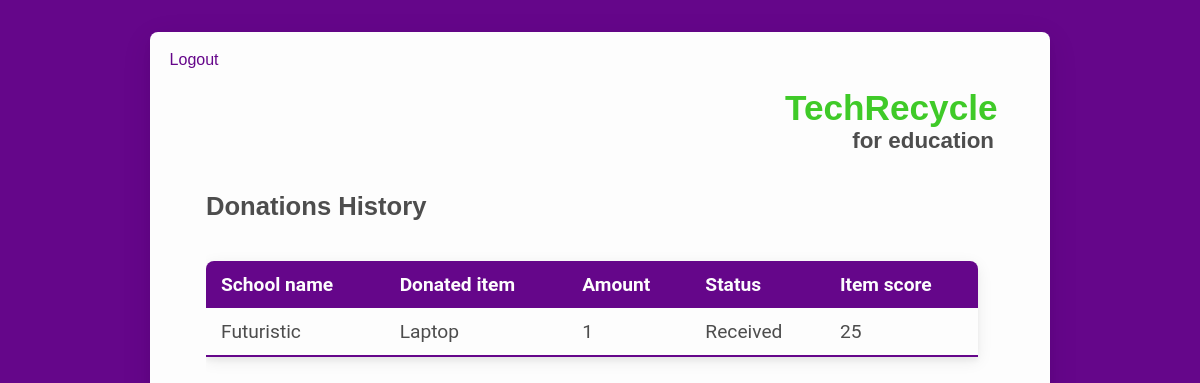
Screenshot of /history (signed in) with the database file from the repository.
### tables this page shows
CREATE TABLE "donations" (
	"id"	INTEGER,
	"user_id"	VARCHAR(255),
	"school_id"	VARCHAR(255),
	"item_id"	VARCHAR(255),
	"amount"	VARCHAR(255),
	"received"	INTEGER,
	PRIMARY KEY("id")
);

CREATE TABLE "schools" (
	"id"	INTEGER,
	"name"	VARCHAR(255),
	"address"	VARCHAR(255),
	"city"	VARCHAR(255),
	"state"	VARCHAR(255),
	"country"	VARCHAR(255),
	"phone"	VARCHAR(20),
	"email"	VARCHAR(255),
	"password"	VARCHAR(255),
	"latitude"	Decimal(8, 6),
	"longitude"	Decimal(9, 6),
	"photo"	VARCHAR(255),
	PRIMARY KEY("id")
);

CREATE TABLE 'items' ( 'id' INTEGER PRIMARY KEY, 'name' VARCHAR(255), 'description' VARCHAR(255), 'icon' VARCHAR(255), 'scores' INTEGER );

### app.py (the view)
@app.route('/history')
def userPage():
    if 'userId' in session:
        userId = session['userId']
        con = sql.connect(DATABASE)
        con.row_factory = sql.Row
        cursor = con.cursor()
        cursor.execute(
            'SELECT donations.amount, donations.received, schools.name AS school, items.name AS item, items.scores FROM `donations` INNER JOIN `schools` ON schools.id = donations.school_id INNER JOIN `items` ON items.id = donations.item_id WHERE donations.user_id=? ORDER BY donations.id DESC', [userId])
        donations = cursor.fetchall()
        return render_template('history.html', donations=donations)

### templates/history.html
{% extends "layout.html" %} {% block pageTitle %} Donations History {% endblock
%} {% block content %}
<div id="scroll">
  <table class="styled-table">
    <thead>
      <td>School name</td>
      <td>Donated item</td>
      <td>Amount</td>
      <td>Status</td>
      <td>Item score</td>
    </thead>
    <tbody>
      {% for donation in donations %}
      <tr>
        <td>{{ donation['school'] }}</td>
        <td>{{ donation['item'] }}</td>
        <td>{{ donation['amount'] }}</td>
        <td>
          {% if donation['received'] == 0 %} No {% else %} Received {% endif %}
        </td>
        <td>{{ donation['scores'] * donation['amount'] |int }}</td>
      </tr>
      {% endfor %}
    </tbody>
  </table>
</div>
{% endblock%}

### static/css/style.css (style rules this page uses)
:root { --primary: #4d4d4d; --secondary: #ffffff; --white: #fdfdfd; --darkgray: #3d3d3d; --lightgray: #8d8d8d; --lightergray: #f3f3f3; --green: #3fca28; --purple: #65068a; --font: 'Roboto', sans-serif; --shadow-small: 0px 2px 2px rgba(0, 0, 0, 0.04), 0px 2px 8px rgba(0, 0, 0, 0.08); --shadow: 0px 4px 4px rgba(0, 0, 0, 0.04), 0px 4px 16px rgba(0, 0, 0, 0.08); --shadow-big: 0px 8px 8px rgba(0, 0, 0, 0.04), 0px 8px 32px rgba(0, 0, 0, 0.08); }
* { margin: 0; padding: 0; -webkit-box-sizing: border-box; box-sizing: border-box; }
html, body, #root { max-height: 100vh; max-width: 100vw; height: 100%; width: 100%; }
body { padding: 2em; font-family: var(--font); color: var(--primary); background-color: var(--purple); }
#scroll { width: 100%; height: 100%; padding-right: 1em; overflow: auto; display: -webkit-box; display: -ms-flexbox; display: flex; -webkit-box-orient: vertical; -webkit-box-direction: normal; -ms-flex-direction: column; flex-direction: column; }
.styled-table { border-collapse: collapse; margin: 1em 0; font-size: 1.2em; min-width: 300px; border-radius: 8px 8px 0 0; overflow: hidden; -webkit-box-shadow: var(--shadow); box-shadow: var(--shadow); }
.styled-table th, .styled-table td { padding: 12px 15px; }
.styled-table tbody tr { border-bottom: 1px solid var(--lightgray); }
.styled-table tbody tr:last-of-type { border-bottom: 2px solid var(--purple); }

### rows the page displays
donations: school "Futuristic", item "Laptop", amount "1", received "Received", donation['scores']*donation['amount']|int "25"
